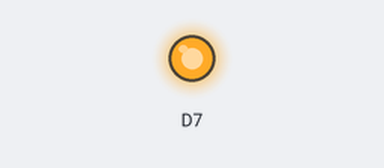
Simulated run of this sketch. Board: Particle Photon. Shown: output pins drawn as LEDs (lit = HIGH).

Above: at 0.1 s.
At 6.4 s:
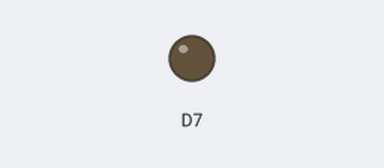
Timing chart, 0 to 7.9 s (numbered marks = the images above):
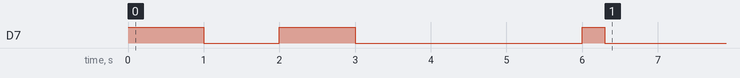

The sketch:

spark-http-serverOld01.ino
```cpp
TCPServer server = TCPServer(80);
TCPClient client;

char   addr[16];
char   myInput[30];
char   myIncoming;
int    myLoop1;
String myInStr;


void setup()
{

   pinMode(D7, OUTPUT);
   digitalWrite(D7, HIGH);
   delay(1000);
   digitalWrite(D7, LOW);
   delay(1000);
   digitalWrite(D7, HIGH);
   delay(1000);
   digitalWrite(D7, LOW);
   delay(1000);
   delay(1000);
   delay(1000);  // give a few seconds to reflash the core if it gets unresponsive on startup
   digitalWrite(D7, HIGH);
   delay(300);
   digitalWrite(D7, LOW);


  server.begin();
  IPAddress localIP = WiFi.localIP();
  sprintf(addr, "%u.%u.%u.%u", localIP[0], localIP[1], localIP[2], localIP[3]);
  Spark.variable("Address", addr, STRING);
  Spark.variable("myIn",  myInput, STRING);
  Spark.variable("myLoop1", &myLoop1, INT);
}


void loop() {
    // listen for incoming clients
    client = server.available();
    if (client) {


        myLoop1 = 0;
        myInput[0] = '\0';

        boolean currentLineIsBlank = true;
        while (client.connected()) {


            if (client.available()) {


                myIncoming = client.read();       // read from the http request

               if (myLoop1 < 29 ){                 // http request should be much longer than 29 characters!
                   myInput[myLoop1] = myIncoming; // put the character into an array

                } else {                           // read enough information from the http request

                    myInput[myLoop1] = '\0';      // helps make a char array compatible with a string.

                    myInStr = myInput;
                    myInStr.toUpperCase();

                   if (myInStr.indexOf("D7-ON") >= 0){   digitalWrite(D7, HIGH); }
                   if (myInStr.indexOf("D7-OFF") >= 0){  digitalWrite(D7, LOW); }


                   }

                 myLoop1++;


                if (myIncoming == '\n' && currentLineIsBlank) {


                    //client.println("<H1>Hello World.</h1>");   // use for debugging to check if http request can get returned


                    delay(1);
                    break;
                }
                if (myIncoming == '\n') {          // you're starting a new line
                    currentLineIsBlank = true;
                }
                else if (myIncoming != '\r') {     // you've gotten a character on the current line
                    currentLineIsBlank = false;
                }


            }
        }
        // give the web browser time to receive the data
        delay(1);
    }
    client.flush();
    client.stop();
}


/*

MAKE THIS HTML PAGE TO COMMUNICATE WITH YOUR CORE


<a  target="myI" href="https://api.spark.io/v1/devices/{CORE-ID}/Address?access_token={ACCESS-TOKEN}" >Address</a><br>


<a  target="myI" href="http://192.145.1.65?D7-ON" >D7-ON</a>...
<a  target="myI" href="http://192.145.1.65?D7-OFF" >D7-OFF</a><br><br><br>

<iframe name="myI" width=500 height=400></iframe>


The serial printout looks like

192.145.1.65
GET /?D7-ON HTTP/1.1
Host: 192.145.1.65
Connection: keep-alive
Accept: text/html,application/xhtml+xml,application/xml;q=0.9,image/webp,* / *;q=0.8
User-Agent: Mozilla/5.0 (Windows NT 6.3; WOW64) AppleWebKit/537.36 (KHTML, like Gecko) Chrome/41.0.2231.0 Safari/537.36
Accept-Encoding: gzip, deflate, sdch
Accept-Language: en-US,en;q=0.8


*/
```
